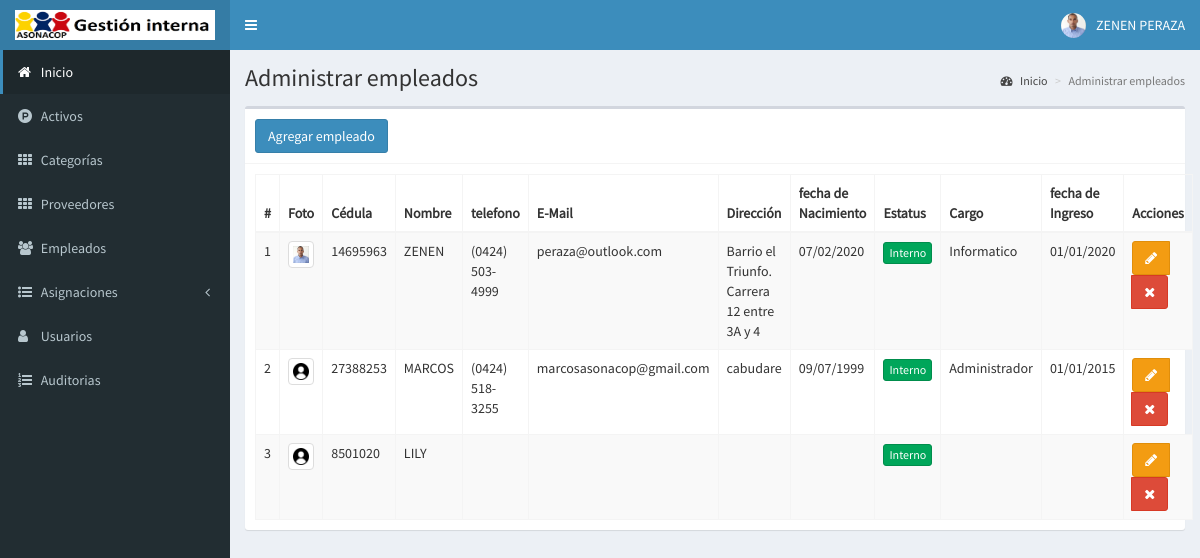
Page /empleados (signed in) on the committed database.
### tables this page shows
CREATE TABLE `empleados` (
  `id` int(11) NOT NULL,
  `cedula` text NOT NULL,
  `nombre` text NOT NULL,
  `apellido` text NOT NULL,
  `telefono` text NOT NULL,
  `email` text NOT NULL,
  `direccion` text NOT NULL,
  `foto` text NOT NULL,
  `estado` int(11) NOT NULL,
  `fecha_nacimiento` text NOT NULL,
  `cargo` text NOT NULL,
  `fecha_ingreso` text NOT NULL,
  `asignaciones` int(11) NOT NULL,
  `registro` timestamp NOT NULL DEFAULT current_timestamp() ON UPDATE current_timestamp(),
  `eliminados` int(2) NOT NULL
);

### controladores/plantilla.controlador.php (called while the page is built)
<?php
class ControladorPlantilla{
	static public function ctrPlantilla(){
		include "vistas/plantilla.php";
	}
}

### index.php (called while the page is built, shortened)
<?php
require_once "controladores/plantilla.controlador.php";
require_once "controladores/usuarios.controlador.php";
require_once "controladores/empleados.controlador.php";
require_once "controladores/municipios.controlador.php";
require_once "modelos/empleados.modelo.php";
$plantilla = new ControladorPlantilla();
$plantilla -> ctrPlantilla();

### controladores/empleados.controlador.php (called while the page is built, shortened)
<?php
class ControladorEmpleados{
	static public function ctrMostrarEmpleados($item, $valor){
		$tabla = "empleados";
		$respuesta = ModeloEmpleados::MdlMostrarEmpleados($tabla, $item, $valor);
		return $respuesta;
	}
}

### modelos/conexion.php (called while the page is built)
<?php
class Conexion{
	static public function conectar(){
		$link = new PDO("mysql:host=localhost;dbname=asonacopcom_system",
			            "root",
			            "");
		$link->exec("set names utf8");
		return $link;
	}
}

### modelos/empleados.modelo.php (called while the page is built, shortened)
 <?php
require_once "conexion.php";
class ModeloEmpleados{
	static public function mdlMostrarEmpleados($tabla, $item, $valor){
		if($item != null){
			$stmt = Conexion::conectar()->prepare("SELECT * FROM $tabla WHERE $item = :$item");
			$stmt -> bindParam(":".$item, $valor, PDO::PARAM_STR);
			$stmt -> execute();
			return $stmt -> fetch();
		}else{
			$stmt = Conexion::conectar()->prepare("SELECT * FROM $tabla WHERE eliminados = '0'");
			$stmt -> execute();
			return $stmt -> fetchAll();
		}
	}
}

### vistas/modulos/empleados.php (the view, shortened to what this page needs)
  <div class="content-wrapper">
  <section class="content-header">
    <h1>
      Administrar empleados
    </h1>
    <ol class="breadcrumb">
      <li><a href="inicio"><i class="fa fa-dashboard"></i> Inicio</a></li>
      <li class="active">Administrar empleados</li>
    </ol>
  </section>
  <section class="content">
    <div class="box">
      <div class="box-header with-border">
        <button class="btn btn-primary" data-toggle="modal" data-target="#modalAgregarEmpleado">
          Agregar empleado
        </button>
      </div>
      <div class="box-body">
       <table class="table table-bordered table-striped dt-responsive tablas" width="100%">
        <thead>
         <tr>
           <th style="width:10px">#</th>
           <th>Foto</th>
           <th>Cédula</th>
           <th>Nombre</th>
           <th>telefono</th>
           <th>E-Mail</th>
           <th>Dirección</th>
           <th>fecha de Nacimiento</th>
           <th>Estatus</th>
           <th>Cargo</th>
           <th>fecha de Ingreso</th>
           <th>Acciones</th>
         </tr>
        </thead>
        <tbody>
        <?php
        $item = null;
        $valor = null;
        $empleados = ControladorEmpleados::ctrMostrarEmpleados($item, $valor);
       foreach ($empleados as $key => $value){
          echo ' <tr>
                  <td>'.($key+1).'</td>';
                  if($value["foto"] != ""){
                    echo '<td><img src="'.$value["foto"].'" class="img-thumbnail" width="40px"></td>';
                  }else{
                    echo '<td><img src="vistas/img/empleados/default/anonymous.png" class="img-thumbnail" width="40px"></td>';
                  }
                   echo ' <td>'.$value["cedula"].'</td>
                  <td>'.$value["nombre"].'</td>
                  <td>'.$value["telefono"].'</td>
                  <td>'.$value["email"].'</td>
                  <td>'.$value["direccion"].'</td>';
                  echo '<td>'.$value["fecha_nacimiento"].'</td>';
                  if($value["estado"] != 0){
                        echo '<td><button class="btn btn-success btn-xs btnActivarEmpleado" idEmpleado="'.$value["id"].'" estadoEmpleado="0">Interno</button></td>';
                      }else{
                        echo '<td><button class="btn btn-danger btn-xs btnActivarEmpleado" idEmpleado="'.$value["id"].'" estadoEmpleado="1">Externo</button></td>';
                   }
                  echo '<td>'.$value["cargo"].'</td>
                        <td>'.$value["fecha_ingreso"].'</td>
                  <td>
                    <div class="btn-group">
                      <button class="btn btn-warning btnEditarEmpleado" idEmpleado="'.$value["id"].'" data-toggle="modal" data-target="#modalEditarEmpleado"><i class="fa fa-pencil"></i></button>
                      <button class="btn btn-danger btnEliminarEmpleado" idEmpleado="'.$value["id"].'" fotoEmpleado="'.$value["foto"].'" cedula="'.$value["cedula"].'"><i class="fa fa-times"></i></button>
                    </div>
                  </td>
                </tr>';
        }
        ?>
        </tbody>
       </table>
      </div>
    </div>
  </section>
</div>

### vistas/plantilla.php (shortened to what this page needs)
<!DOCTYPE html>
<html>
<head>
  <link rel="stylesheet" href="vistas/bower_components/bootstrap/dist/css/bootstrap.min.css">
  <link rel="stylesheet" href="vistas/bower_components/font-awesome/css/font-awesome.min.css">
  <link rel="stylesheet" href="vistas/bower_components/Ionicons/css/ionicons.min.css">
  <link rel="stylesheet" href="vistas/dist/css/AdminLTE.css">
  <link rel="stylesheet" href="vistas/dist/css/skins/_all-skins.min.css">
  <link href='vistas/fonts/fonts.css' rel='stylesheet' type='text/css'>
  <link rel="stylesheet" href="vistas/bower_components/datatables.net-bs/css/dataTables.bootstrap.min.css">
  <link rel="stylesheet" href="vistas/bower_components/datatables.net-bs/css/responsive.bootstrap.min.css">
  <link rel="stylesheet" href="vistas/bower_components/datatables/buttons.dataTables.min.css" rel="stylesheet"/>
  <link rel="stylesheet" href="vistas/bower_components/datatables/jquery.dataTables.min.css">
  <link rel="stylesheet" href="vistas/bower_components/bootstrap-datepicker/dist/css/bootstrap-datepicker3.min.css">
  <link rel="stylesheet" href="vistas/plugins/iCheck/all.css">
  <link rel="stylesheet" href="vistas/bower_components/bootstrap-daterangepicker/daterangepicker.css">
  <link rel="stylesheet" href="vistas/bower_components/morris.js/morris.css">
   <link rel="stylesheet" href="vistas/css/style.css">
</head>
<body class="hold-transition skin-blue sidebar-mini login-page">
 <?php
  if(isset($_SESSION["iniciarSesion"]) && $_SESSION["iniciarSesion"] == "ok"){
   echo '<div class="wrapper">';
    include "modulos/cabezote.php";
    include "modulos/menu.php";
    if(isset($_GET["ruta"])){
      if($_GET["ruta"] == "inicio" ||
         $_GET["ruta"] == "usuarios" ||
         $_GET["ruta"] == "categorias" ||
         $_GET["ruta"] == "proveedores" ||
         $_GET["ruta"] == "activos" ||
         $_GET["ruta"] == "empleados" ||
         $_GET["ruta"] == "asignaciones" ||
         $_GET["ruta"] == "crear-asignacion" ||
         $_GET["ruta"] == "editar-asignacion" ||
         $_GET["ruta"] == "reportes" ||
         $_GET["ruta"] == "participantes" ||
         $_GET["ruta"] == "auditorias" ||
         $_GET["ruta"] == "salir"){
        include "modulos/".$_GET["ruta"].".php";
      }else{
        include "modulos/404.php";
      }
    }else{
      include "modulos/inicio.php";
    }
    echo '</div>';
  }else{
    include "modulos/login.php";
  }
 ?>
</body>
</html>

### vistas/modulos/cabezote.php (shortened to what this page needs)
<header class="main-header">
	<a href="inicio" class="logo">
		<span class="logo-lg">
			<img src="vistas/img/plantilla/logo-blanco-lineal.png" class="img-responsive" style="padding:10px 0px">
		</span>
	</a>
	<nav class="navbar navbar-static-top" role="navigation">
	 	<a href="#" class="sidebar-toggle" data-toggle="push-menu" role="button">
      	</a>
		<div class="navbar-custom-menu">
			<ul class="nav navbar-nav">
				<li class="dropdown user user-menu">
					<a href="#" class="dropdown-toggle" data-toggle="dropdown">
						<?php
					if($_SESSION["foto"] != ""){
						echo '<img src="'.$_SESSION["foto"].'" class="user-image">';
					}else{
						echo '<img src="vistas/img/usuarios/default/anonymous.png" class="user-image">';
					}
					?>
						<span class="hidden-xs"><?php  echo $_SESSION["nombre"]; ?></span>
					</a>
				</li>
			</ul>
		</div>
	</nav>
 </header>

### vistas/modulos/menu.php (shortened to what this page needs)
<aside class="main-sidebar">
	 <section class="sidebar">
		<ul class="sidebar-menu">
			<li class="active">
				<a href="inicio">
					<i class="fa fa-home"></i>
					<span>Inicio</span>
				</a>
			</li>
		<?php
		 if($_SESSION["perfil"] == "Administrador"  || $_SESSION["perfil"] == "Usuario" ){
			echo '<li>
				<a href="activos">
					<i class="fa fa-product-hunt"></i>
					<span>Activos</span>
				</a>
			</li>
            ';
        }
		if($_SESSION["perfil"] == "Administrador"  || $_SESSION["perfil"] == "Usuario"){
			echo '
			<li>
				<a href="categorias">
					<i class="fa fa-th"></i>
					<span>Categorías</span>
				</a>
			</li>
			<li>
				<a href="proveedores">
					<i class="fa fa-th"></i>
					<span>Proveedores</span>
				</a>
			</li>';
        }
			if($_SESSION["perfil"] == "Administrador"  || $_SESSION["perfil"] == "Usuario" ){
			echo '<li>
				<a href="empleados">
					<i class="fa fa-users"></i>
					<span>Empleados</span>
				</a>
			</li>
            ';
        }
           if($_SESSION["perfil"] == "Administrador"  || $_SESSION["perfil"] == "Usuario" ){
			echo '<li class="treeview">
				<a href="#">
					<i class="fa fa-list-ul"></i>
					<span>Asignaciones</span>
					<span class="pull-right-container">
						<i class="fa fa-angle-left pull-right"></i>
					</span>
				</a>
				<ul class="treeview-menu">
					<li>
						<a href="asignaciones">
							<i class="fa fa-circle-o"></i>
							<span>Administrar Asignaciones</span>
						</a>
					</li>
					<li>
						<a href="crear-asignacion">
							<i class="fa fa-circle-o"></i>
							<span>Crear Asignacion</span>
						</a>
					</li>
					<li>
						<a href="reportes">
							<i class="fa fa-circle-o"></i>
							<span>Reporte de Asignaciones</span>
						</a>
					</li>
				</ul>
			</li> ';
        }
             if($_SESSION["perfil"] == "Administrador"){
			echo '
				<li>
				<a href="usuarios">
					<i class="fa fa-user"></i>
					<span>Usuarios</span>
				</a>
			</li> ';
        }
        if($_SESSION["perfil"] == "Administrador"){
          echo '
				<li>
				<a href="auditorias">
					<i class="fa fa-list-ol" aria-hidden="true"></i>
					<span>Auditorias</span>
				</a>
			</li> ';
        }
      ?>
		</ul>
	 </section>
</aside>

### vistas/css/style.css (style rules this page uses)
body { font-family: 'Source Sans Pro'; }
img.img-responsive { padding: 10px 0px; width: 200px; height: 50px; }

### rows in the picture
empleados: foto (picture), cedula "14695963", nombre "ZENEN", telefono "(0424) 503-4999", email "peraza@outlook.com", direccion "Barrio el Triunfo. Carrera 12 entre 3A y 4", fecha_nacimiento "07/02/2020", cargo "Informatico", fecha_ingreso "01/01/2020"
empleados: foto (placeholder picture), cedula "27388253", nombre "MARCOS", telefono "(0424) 518-3255", email "marcosasonacop@gmail.com", direccion "cabudare", fecha_nacimiento "09/07/1999", cargo "Administrador", fecha_ingreso "01/01/2015"
empleados: foto (placeholder picture), cedula "8501020", nombre "LILY"

### other values in the picture
$_SESSION["nombre"] "ZENEN PERAZA"
